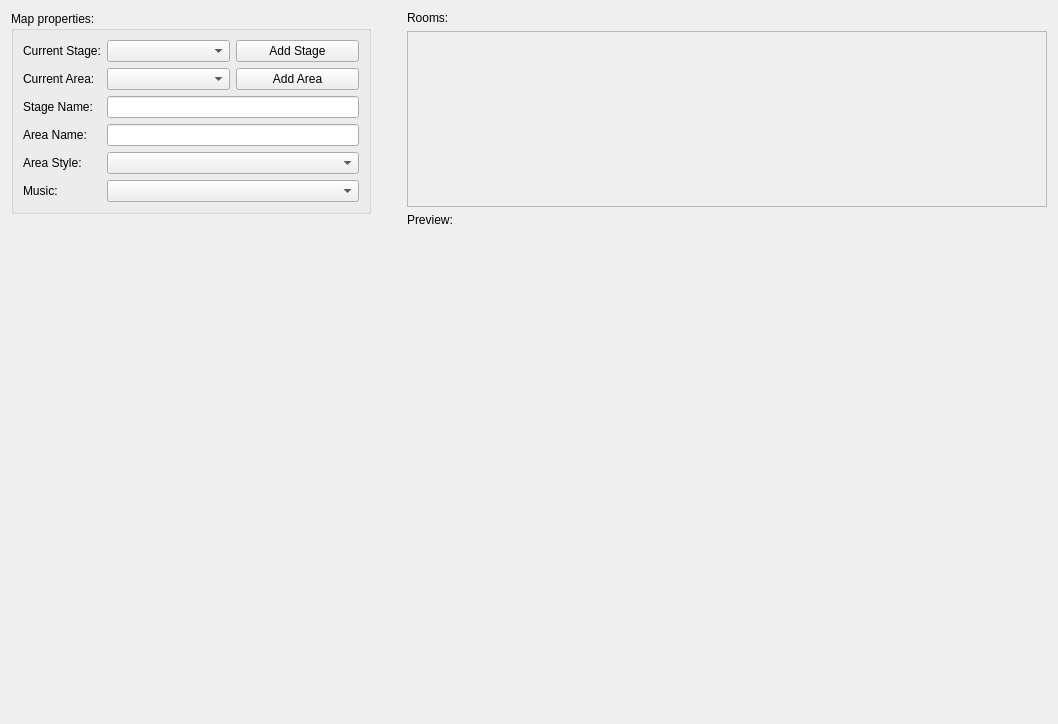
<?xml version="1.0" encoding="UTF-8"?>
<ui version="4.0">
 <class>AreaEditTab</class>
 <widget class="QWidget" name="AreaEditTab">
  <property name="geometry">
   <rect>
    <x>0</x>
    <y>0</y>
    <width>1058</width>
    <height>724</height>
   </rect>
  </property>
  <property name="windowTitle">
   <string>Form</string>
  </property>
  <layout class="QGridLayout" name="gridLayout_2">
   <item row="0" column="1">
    <layout class="QGridLayout" name="gridLayout">
     <property name="leftMargin">
      <number>10</number>
     </property>
     <item row="2" column="1">
      <widget class="QLabel" name="label_10">
       <property name="sizePolicy">
        <sizepolicy hsizetype="Preferred" vsizetype="Fixed">
         <horstretch>0</horstretch>
         <verstretch>0</verstretch>
        </sizepolicy>
       </property>
       <property name="text">
        <string>Preview:</string>
       </property>
      </widget>
     </item>
     <item row="0" column="1">
      <widget class="QLabel" name="label_12">
       <property name="sizePolicy">
        <sizepolicy hsizetype="Preferred" vsizetype="Fixed">
         <horstretch>0</horstretch>
         <verstretch>0</verstretch>
        </sizepolicy>
       </property>
       <property name="text">
        <string>Rooms:</string>
       </property>
      </widget>
     </item>
     <item row="3" column="1">
      <widget class="areaEditPreviewWidget" name="areaEditPreviewWidgetObj" native="true">
       <property name="minimumSize">
        <size>
         <width>640</width>
         <height>480</height>
        </size>
       </property>
      </widget>
     </item>
     <item row="1" column="1">
      <widget class="QScrollArea" name="scrollArea">
       <property name="minimumSize">
        <size>
         <width>0</width>
         <height>160</height>
        </size>
       </property>
       <property name="widgetResizable">
        <bool>true</bool>
       </property>
       <widget class="QWidget" name="scrollAreaWidgetContents">
        <property name="geometry">
         <rect>
          <x>0</x>
          <y>0</y>
          <width>638</width>
          <height>158</height>
         </rect>
        </property>
        <layout class="QGridLayout" name="gridLayout_5">
         <item row="0" column="0">
          <widget class="worldMapEditorArea" name="area_rooms" native="true"/>
         </item>
        </layout>
       </widget>
      </widget>
     </item>
    </layout>
   </item>
   <item row="0" column="0">
    <layout class="QGridLayout" name="gridLayout_4">
     <property name="rightMargin">
      <number>20</number>
     </property>
     <property name="bottomMargin">
      <number>20</number>
     </property>
     <item row="2" column="0">
      <spacer name="verticalSpacer">
       <property name="orientation">
        <enum>Qt::Vertical</enum>
       </property>
       <property name="sizeHint" stdset="0">
        <size>
         <width>20</width>
         <height>40</height>
        </size>
       </property>
      </spacer>
     </item>
     <item row="0" column="0">
      <widget class="QGroupBox" name="groupBox">
       <property name="title">
        <string>Map properties:</string>
       </property>
       <layout class="QGridLayout" name="gridLayout_8">
        <item row="0" column="0">
         <layout class="QGridLayout" name="gridLayout_3">
          <item row="6" column="2">
           <layout class="QVBoxLayout" name="verticalLayout_2"/>
          </item>
          <item row="5" column="2">
           <widget class="QComboBox" name="musicFilenameComboBox"/>
          </item>
          <item row="4" column="0">
           <widget class="QLabel" name="label_3">
            <property name="text">
             <string>Area Style:</string>
            </property>
           </widget>
          </item>
          <item row="2" column="0">
           <widget class="QLabel" name="label_2">
            <property name="text">
             <string>Stage Name:</string>
            </property>
           </widget>
          </item>
          <item row="0" column="0">
           <widget class="QLabel" name="label">
            <property name="text">
             <string>Current Stage:</string>
            </property>
           </widget>
          </item>
          <item row="1" column="2">
           <layout class="QHBoxLayout" name="horizontalLayout_2">
            <item>
             <widget class="QComboBox" name="areaSelectionComboBox"/>
            </item>
            <item>
             <widget class="QPushButton" name="addAreaPushButton_2">
              <property name="text">
               <string>Add Area</string>
              </property>
             </widget>
            </item>
           </layout>
          </item>
          <item row="0" column="2">
           <layout class="QHBoxLayout" name="horizontalLayout">
            <property name="rightMargin">
             <number>0</number>
            </property>
            <item>
             <widget class="QComboBox" name="currentStageComboBox"/>
            </item>
            <item>
             <widget class="QPushButton" name="addAreaPushButton">
              <property name="text">
               <string>Add Stage</string>
              </property>
             </widget>
            </item>
           </layout>
          </item>
          <item row="2" column="2">
           <widget class="QLineEdit" name="stageNameLineEdit"/>
          </item>
          <item row="5" column="0">
           <widget class="QLabel" name="label_7">
            <property name="text">
             <string>Music:</string>
            </property>
           </widget>
          </item>
          <item row="1" column="0">
           <widget class="QLabel" name="label_4">
            <property name="text">
             <string>Current Area:</string>
            </property>
           </widget>
          </item>
          <item row="4" column="2">
           <widget class="QComboBox" name="styleComboBox"/>
          </item>
          <item row="3" column="0">
           <widget class="QLabel" name="label_5">
            <property name="text">
             <string>Area Name:</string>
            </property>
           </widget>
          </item>
          <item row="3" column="2">
           <widget class="QLineEdit" name="areaNameLineEdit"/>
          </item>
         </layout>
        </item>
       </layout>
      </widget>
     </item>
    </layout>
   </item>
  </layout>
 </widget>
 <customwidgets>
  <customwidget>
   <class>areaEditPreviewWidget</class>
   <extends>QWidget</extends>
   <header>widgets/areaeditpreviewwidget.h</header>
   <container>1</container>
  </customwidget>
  <customwidget>
   <class>worldMapEditorArea</class>
   <extends>QWidget</extends>
   <header>widgets/worldmapeditorArea.h</header>
   <container>1</container>
  </customwidget>
 </customwidgets>
 <resources/>
 <connections/>
</ui>
